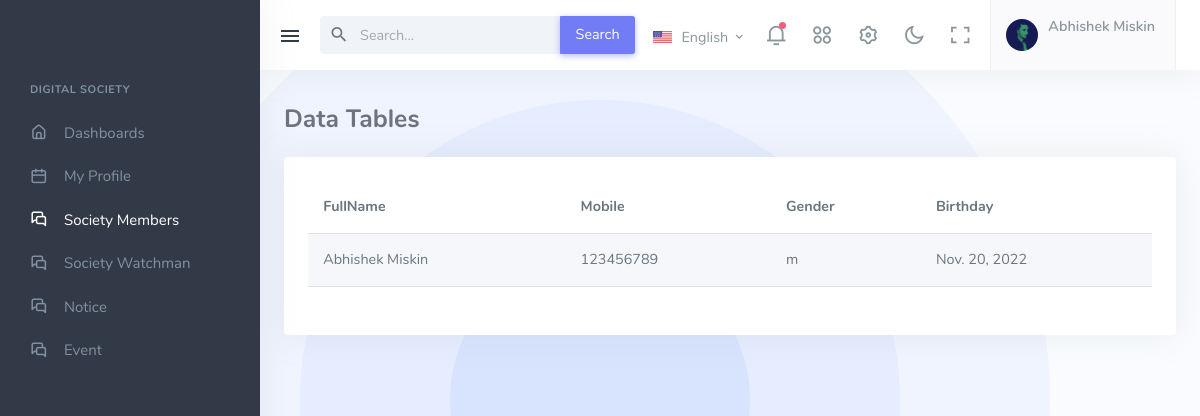
Before: /society_members/ (signed in) with the older database file.
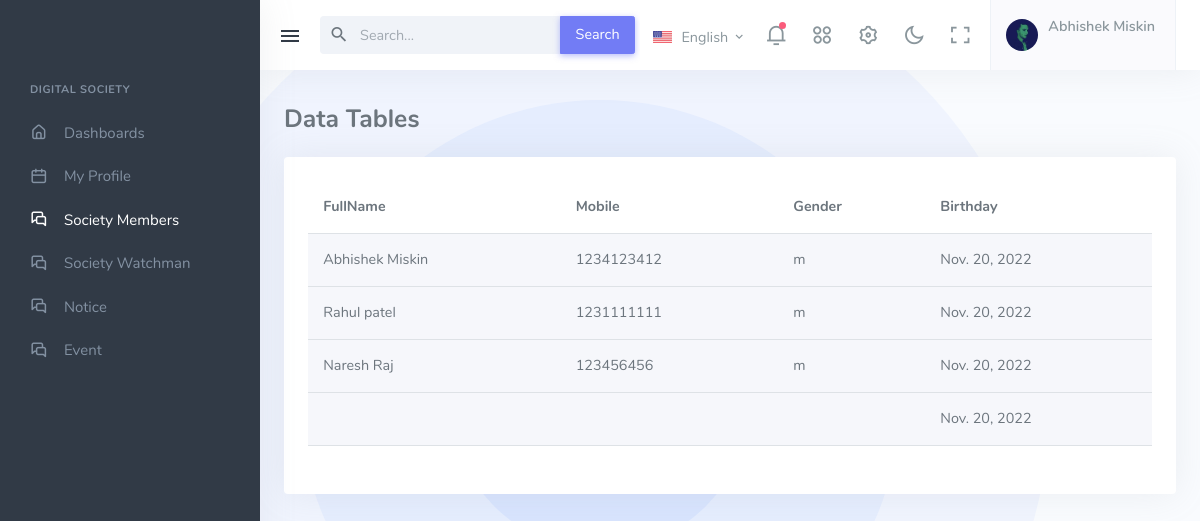
After: the same page with the newer database file.
### digital_App/models.py (models this page shows, shortened)
class Member(models.Model):
    User = models.ForeignKey(User, on_delete=models.CASCADE)
    FullName = models.CharField(max_length=15, default=str(), blank=True)
    Mobile = models.CharField(max_length=10, default=str(), blank=True)
    Gender = models.CharField(max_length=6, choices=gender_choices, default=str(), blank=True)
    Birthday = models.DateField(default="2022-11-20")
    class Meta:
        db_table = "Member"

### digital_App/views.py (the view)
# urls.py: path("society_members/", society_members, name="society_members"),
def society_members(request):
    if 'email' in request.session:
        load_All_Members(request)
        return render(request, 'society_members.html', default_data)
    return render(request, 'society_members.html', default_data)

### digital_App/views.py (called while the page is built)
def load_All_Members(request):
    print(request.POST)
    member = Member.objects.all()
    default_data['member'] = member

### digital_App/templates/society_members.html (shortened to what this page needs)
{% extends 'base.html' %}
{% load static %}
{% block Main_Code %}
<div class="navbar-custom topnav-navbar">
    <div class="container-fluid detached-nav">
        <button class="button-toggle-menu">
            <i class="mdi mdi-menu"></i>
        </button>
        <ul class="list-unstyled topbar-menu float-end mb-0">
            <li class="dropdown notification-list topbar-dropdown">
                <a class="nav-link dropdown-toggle arrow-none" data-bs-toggle="dropdown" href="#" role="button"
                    aria-haspopup="false" aria-expanded="false">
                    <img src="{% static 'assets/images/flags/us.jpg' %}" alt="user-image" class="me-0 me-sm-1"
                        height="12">
                    <span class="align-middle d-none d-lg-inline-block">English</span> <i
                        class="mdi mdi-chevron-down d-none d-sm-inline-block align-middle"></i>
                </a>
            </li>
            <li class="dropdown notification-list">
                <a class="nav-link dropdown-toggle arrow-none" data-bs-toggle="dropdown" href="#" role="button"
                    aria-haspopup="false" aria-expanded="false">
                    <i class="ri-notification-3-line noti-icon"></i>
                    <span class="noti-icon-badge"></span>
                </a>
            </li>
            <li class="dropdown notification-list d-none d-sm-inline-block">
                <a class="nav-link dropdown-toggle arrow-none" data-bs-toggle="dropdown" href="#" role="button"
                    aria-haspopup="false" aria-expanded="false">
                    <i class="ri-apps-2-line noti-icon"></i>
                </a>
            </li>
            <li class="notification-list d-none d-sm-inline-block">
                <a class="nav-link" data-bs-toggle="offcanvas" href="#theme-settings-offcanvas">
                    <i class="ri-settings-3-line noti-icon"></i>
                </a>
            </li>
            <li class="notification-list d-none d-sm-inline-block">
                <a class="nav-link" href="javascript:void(0)" id="light-dark-mode">
                    <i class="ri-moon-line noti-icon"></i>
                </a>
            </li>
            <li class="notification-list d-none d-md-inline-block">
                <a class="nav-link" href="#" data-toggle="fullscreen">
                    <i class="ri-fullscreen-line noti-icon"></i>
                </a>
            </li>
            <li class="dropdown notification-list">
                <a class="nav-link dropdown-toggle nav-user arrow-none me-0" data-bs-toggle="dropdown" href="#"
                    role="button" aria-haspopup="false" aria-expanded="false">
                    <span class="account-user-avatar">
                        <img src="{% static 'assets/images/users/avatar-1.jpg' %}" alt="user-image"
                            class="rounded-circle">
                    </span>
                    <span>
                        <span class="account-user-name">{{member_data.FullName}}</span>
                    </span>
                </a>
            </li>
        </ul>
        <div class="app-search dropdown">
            <form>
                <div class="input-group">
                    <input type="search" class="form-control dropdown-toggle" placeholder="Search..." id="top-search">
                    <span class="mdi mdi-magnify search-icon"></span>
                    <button class="input-group-text btn btn-primary" type="submit">Search</button>
                </div>
            </form>
        </div>
    </div>
</div>
<div class="leftside-menu">
    <div class="h-100" id="leftside-menu-container" data-simplebar>
        <ul class="side-nav">
            <li class="side-nav-title side-nav-item">Digital Society</li>
            <li class="side-nav-item">
                <a href="{% url 'home' %}" class="side-nav-link">
                    <i class="uil-home-alt"></i>
                    <span> Dashboards </span>
                </a>
            </li>
            <li class="side-nav-item">
                <a href="{% url 'profile_page' %}" class="side-nav-link">
                    <i class="uil-calender"></i>
                    <span> My Profile </span>
                </a>
            </li>
            <li class="side-nav-item">
                <a href="" class="side-nav-link">
                    <i class="uil-comments-alt"></i>
                    <span> Society Members </span>
                </a>
            </li>
            <li class="side-nav-item">
                <a href="{% url 'society_watchman' %}" class="side-nav-link">
                    <i class="uil-comments-alt"></i>
                    <span> Society Watchman </span>
                </a>
            </li>
            <li class="side-nav-item">
                <a href="{% url 'notice_page' %}" class="side-nav-link">
                    <i class="uil-comments-alt"></i>
                    <span> Notice </span>
                </a>
            </li>
            <li class="side-nav-item">
                <a href="{% url 'event_page' %}" class="side-nav-link">
                    <i class="uil-comments-alt"></i>
                    <span> Event </span>
                </a>
            </li>
        </ul>
    </div>
</div>
<div class="content-page">
    <div class="content">
        <div class="container-fluid">
            <div class="row pt-2">
                <div class="col-12">
                    <div class="page-title-box">
                        <h1 class="page-title" style="font-size:25px;">Data Tables</h1>
                        <div class="card">
                            <div class="card-body">
                                <div class="tab-content">
                                    <div class="tab-pane show active" id="basic-datatable-preview">
                                        <table id="basic-datatable"
                                            class="table table-striped dt-responsive nowrap w-100">
                                            <thead>
                                                <tr>
                                                    <th>FullName</th>
                                                    <th>Mobile</th>
                                                    <th>Gender</th>
                                                    <th>Birthday</th>
                                                </tr>
                                            </thead>
                                            {% for m_data in member %}
                                            <tbody>
                                                <tr>
                                                    <td>{{m_data.FullName}}</td>
                                                    <td>{{m_data.Mobile}}</td>
                                                    <td>{{m_data.Gender}}</td>
                                                    <td>{{m_data.Birthday}}</td>
                                                </tr>
                                            </tbody>
                                            {% endfor %}
                                        </table>
                                    </div>
                                </div>
                            </div>
                        </div>
                    </div>
                </div>
            </div>
        </div>
    </div>
</div>
                {% endblock %}

### digital_App/templates/base.html (shortened to what this page needs)
{% load static %}
<!DOCTYPE html>
<html lang="en">
<head>
    <link rel="stylesheet" href="{% static 'assets/vendor/daterangepicker/daterangepicker.css' %}">
    <link rel="stylesheet"
        href="{% static 'assets/vendor/admin-resources/jquery.vectormap/jquery-jvectormap-1.2.2.css' %}">
    <link href="{% static 'assets/css/app-saas.min.css' %}" rel="stylesheet" type="text/css" id="app-style" />
    <link href="{% static 'assets/css/icons.min.css' %}" rel="stylesheet" type="text/css" />
</head>
<body class="authentication-bg">
{% block Main_Code %}
{% endblock Main_Code %}
</body>
</html>

Changed rows visible on the page:
changed Member "Abhishek Miskin": Mobile "123456789" → "1234123412"
added Member: FullName "Rahul patel", Mobile "1231111111", Gender "m", Birthday "Nov. 20, 2022"
added Member: FullName "Naresh Raj", Mobile "123456456", Gender "m", Birthday "Nov. 20, 2022"
added Member: Birthday "Nov. 20, 2022"
